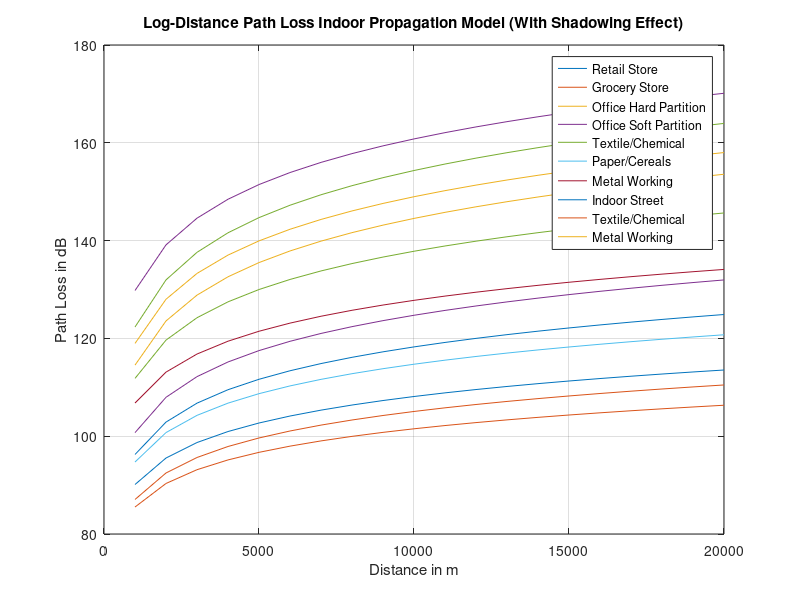

MATLAB code to generate this figure:
% Analysis of Log-distance path loss propagation model (w/o Shadow)
clc
close all;
Fixed_Distance = input("Enter the reference distance: ");
Arbitrary_Distance = 1000 : 1000 : 20000;
% Values must be between 1.6 to 6
Path_Loss_Exponent = [2.2, 1.8, 3.0, 2.4, 2.6, 2.0, 2.1, 1.8, 1.6, 3.0, 3.1, 3.2];
Frequency = [914, 914, 1500, 900, 1900, 1300, 4000, 1300, 1300, 900, 4000, 1300];
Sigma = [8.7, 5.2, 7.0, 9.6, 14.1, 3.0, 7.0, 6.0, 5.8, 7.0, 9.7, 6.8];
X = 0;

for i = 1:12
    Lambda(i) = 3e8 / (Frequency(i) * 10 ^ 6);
    PL_D0(i) = -10 * log10((Lambda(i) ^ 2) / ((4 * pi * Fixed_Distance) ^ 2)) + X;
end
disp("PL_D0 -> D(dB) = ");
for i = 1:12
    for j = 1:20
        Path_Loss(i, j) = PL_D0(i) + 10 * Path_Loss_Exponent(i) * log10(Arbitrary_Distance(j) / Fixed_Distance);
    end
    disp(Path_Loss(i));
end

plot(Arbitrary_Distance, Path_Loss);
legend("Retail Store", "Grocery Store", "Office Hard Partition", "Office Soft Partition", "Textile/Chemical",...
    "Paper/Cereals", "Metal Working", "Indoor Street", "Textile/Chemical", "Metal Working");
xlabel("Distance in m");
ylabel("Path Loss in dB");
title("Log-Distance Path Loss Indoor Propagation Model (With Shadowing Effect)");
grid on;
